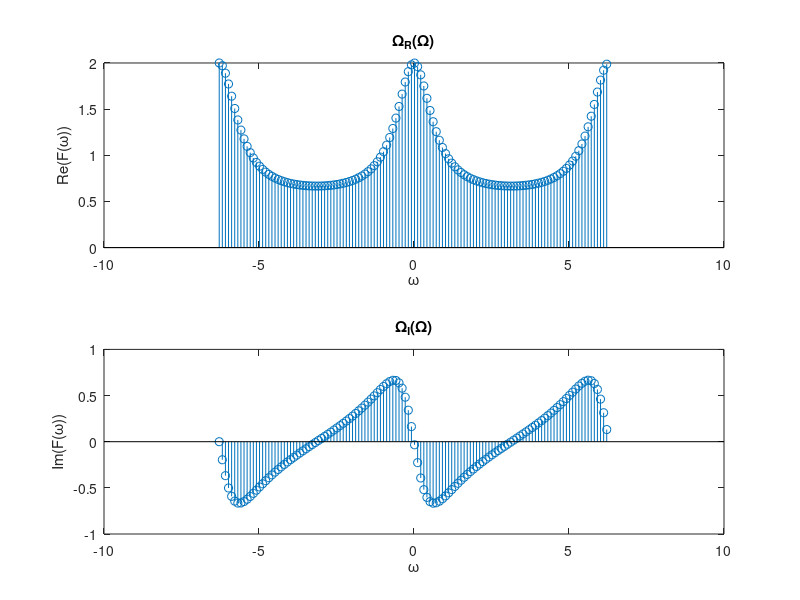
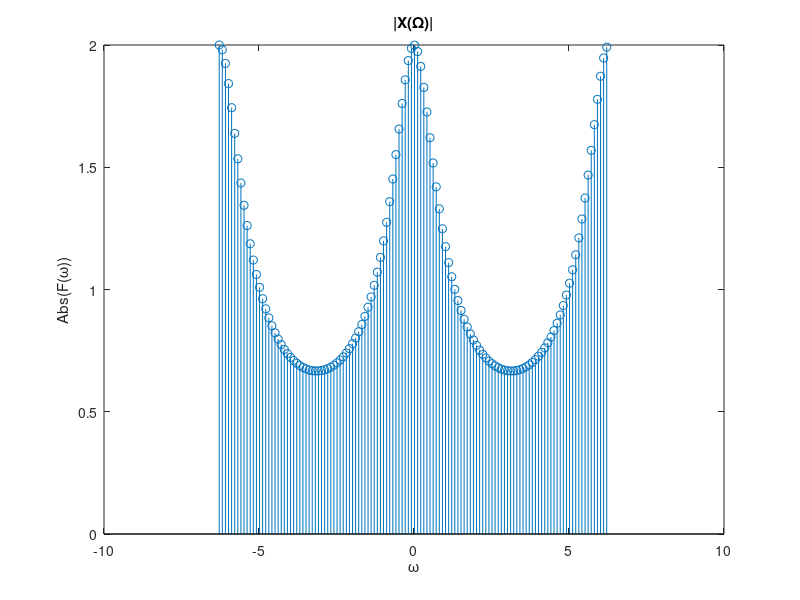

Write the MATLAB code that produced these figures, in order.
w=-pi:0.1:pi;
y=(1-cos(6.*w)+1i*sin(6.*w))./(1-cos(w)+1i*sin(w));
% stem(w,abs(y),'r')
window=ones(0,length(y));
[pxx,w] = periodogram(y,window);
plot(w,10*log10(pxx))
%%
w=-2*pi:0.1:2*pi;
a=0.5;
x=1./(1-a*exp(-1i.*w));
subplot(2,1,1)
stem(w,real(x))
xlabel('\omega')
ylabel('Re(F(\omega))')
title('\Omega_R(\Omega)')
subplot(2,1,2)
stem(w,imag(x))
xlabel('\omega')
ylabel('Im(F(\omega))')
title('\Omega_I(\Omega)')
figure(2)
stem(w,abs(x))
xlabel('\omega')
ylabel('Abs(F(\omega))')
title('|X(\Omega)|')
